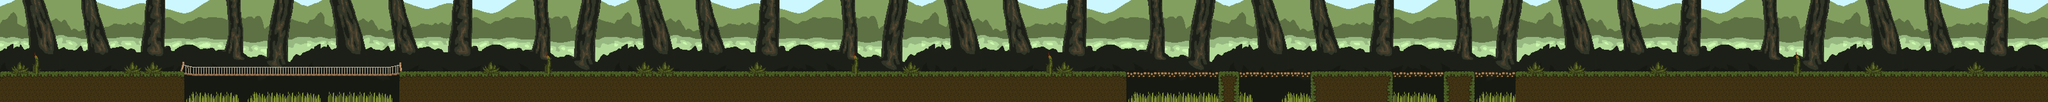

This is a level from a 2D game, rendered from its Tiled map with the project's own tilesets. A one-line summary and the map file follow, with tile-layer data summarised:
An orthogonal 200x10 tile map with 32x32 px tiles, 3 tile layers (Background, Objects, Foreground), 2 tilesets.

<map version="1.0" orientation="orthogonal" width="200" height="10" tilewidth="32" tileheight="32">
 <tileset firstgid="1" name="Tiles" tilewidth="32" tileheight="32">
  <image source="test_tiles.png" width="224" height="192" />
  <tile id="0">
   <properties>
    <property name="HasBody" value="" />
    <property name="bodyType" value="static" />
   </properties>
  </tile>
  <tile id="1">
   <properties>
    <property name="HasBody" value="" />
    <property name="bodyType" value="static" />
   </properties>
  </tile>
  <tile id="3">
   <properties>
    <property name="HasBody" value="" />
    <property name="bodyType" value="static" />
   </properties>
  </tile>
  <tile id="4">
   <properties>
    <property name="HasBody" value="" />
    <property name="bodyType" value="static" />
   </properties>
  </tile>
  <tile id="5">
   <properties>
    <property name="HasBody" value="" />
    <property name="bodyType" value="static" />
   </properties>
  </tile>
  <tile id="6">
   <properties>
    <property name="HasBody" value="" />
    <property name="bodyType" value="static" />
   </properties>
  </tile>
  <tile id="7">
   <properties>
    <property name="HasBody" value="" />
    <property name="bodyType" value="static" />
   </properties>
  </tile>
  <tile id="8">
   <properties>
    <property name="HasBody" value="" />
    <property name="bodyType" value="static" />
   </properties>
  </tile>
  <tile id="16">
   <properties>
    <property name="HasBody" value="" />
    <property name="bodyType" value="static" />
   </properties>
  </tile>
  <tile id="20">
   <properties>
    <property name="HasBody" value="" />
    <property name="bodyType" value="static" />
   </properties>
  </tile>
  <tile id="21">
   <properties>
    <property name="HasBody" value="" />
    <property name="bodyType" value="static" />
   </properties>
  </tile>
  <tile id="22">
   <properties>
    <property name="HasBody" value="" />
    <property name="bodyType" value="static" />
   </properties>
  </tile>
 </tileset>
 <tileset firstgid="43" name="bkgrd_Jungle-1" tilewidth="960" tileheight="532">
  <image source="bkgrd_jungle-1.png" width="960" height="532" />
 </tileset>
 <layer name="Background" width="200" height="10">
  <data>[2000 cells, 8 non-empty, 2 distinct tile ids]</data>
 </layer>
 <layer name="Objects" width="200" height="10">
  <data>[2000 cells, 533 non-empty, 18 distinct tile ids]</data>
 </layer>
 <layer name="Foreground" width="200" height="10">
  <data>[2000 cells, 136 non-empty, 19 distinct tile ids]</data>
 </layer>
</map>